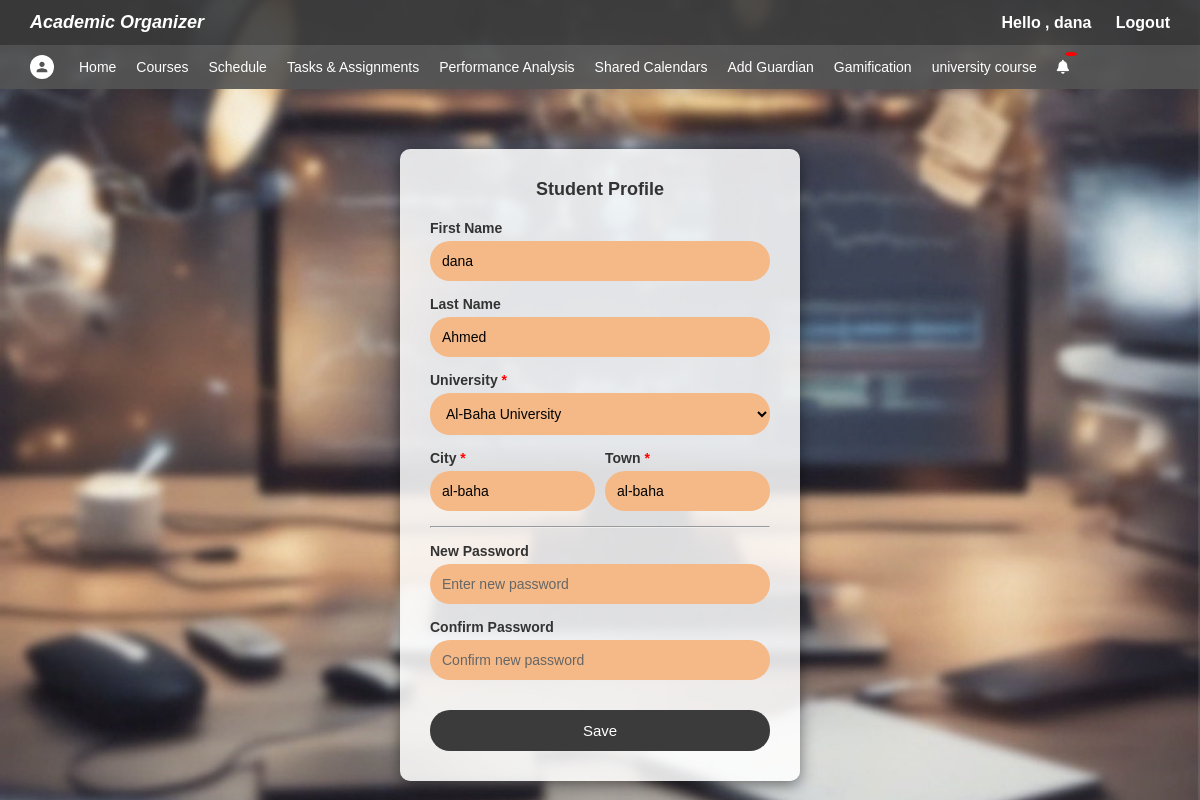
Page /profile.php (signed in) on the committed database.
### tables this page shows
CREATE TABLE `users` (
  `id` int(11) NOT NULL,
  `email` varchar(100) NOT NULL,
  `password` varchar(100) NOT NULL,
  `user_type` varchar(100) NOT NULL DEFAULT '0',
  `first_name` varchar(100) NOT NULL,
  `last_name` varchar(100) DEFAULT NULL,
  `university_id` int(100) DEFAULT NULL,
  `city` varchar(100) DEFAULT NULL,
  `town` varchar(100) NOT NULL
);

### profile.php (the view, shortened to what this page needs)
<?php
include 'connection.php';
$user_id = $_SESSION['user_id'];
$stmt = $conn->prepare("SELECT * FROM users WHERE id=?");
$stmt->bind_param("i", $user_id);
$stmt->execute();
$result = $stmt->get_result();
$profile = $result->fetch_assoc();
?>
<!DOCTYPE html>
<html lang="en">
<head>
<link rel="stylesheet" href="https://cdn.jsdelivr.net/npm/@fortawesome/fontawesome-free@6.4.2/css/all.min.css">
<link rel="stylesheet" href="style.css">
</head>
<body>
    <div class="topbar">
        <div class="logo">Academic Organizer</div>
        <div class="auth-links">
            <a>Hello , <?php  echo $_SESSION['user_name'] ?></a>
            <a href="logout.php">Logout</a>
        </div>
    </div>
 <?php if ($_SESSION['user_type'] == "student"): ?>
    <div class="navbar">
        <ul>
            <li>
                <a href="profile.php" title="Profile">
                    <div class="profile-icon"></div>
                </a>
            </li>
            <li><a href="home.php">Home</a></li>
            <li><a href="courses.php">Courses</a></li>
            <li><a href="schedule.php">Schedule</a></li>
            <li><a href="tasks-assignments.php">Tasks & Assignments</a></li>
            <li><a href="performance.php">Performance Analysis</a></li>
            <li><a href="shared.php">Shared Calendars</a></li>
            <li><a href="add_guardian.php">Add Guardian</a></li>
            <li><a href="gamification.php">Gamification</a></li>
            <li><a href="courseassgin.php">university course</a></li>
                <li style="position:relative;">
      <a href="#" id="notifToggle" title="Notifications">
        <i class="fas fa-bell"></i>
        <span id="notifCount" class="notif-count"></span>
      </a>
    </li>
        </ul>
    </div>
<?php endif; ?>
<div class="profile-container">
<h2>Student Profile</h2>
<form method="POST">
    <div class="form-group">
        <label class="form-label">First Name</label>
        <input type="text" name="first_name" class="form-input" value="<?php echo htmlspecialchars($profile['first_name']); ?>" required>
    </div>
    <div class="form-group">
        <label class="form-label">Last Name</label>
        <input type="text" name="last_name" class="form-input" value="<?php echo htmlspecialchars($profile['last_name']); ?>" required>
    </div>
 <div class="form-group">
    <label class="form-label">University <span style="color:red;">*</span></label>
    <select name="university" class="form-input" required>
        <?php
        $uni_stmt = $conn->prepare("SELECT id, name FROM university ORDER BY name ASC");
        $uni_stmt->execute();
        $uni_result = $uni_stmt->get_result();
        while ($uni = $uni_result->fetch_assoc()) {
            $selected = ($profile['university_id'] == $uni['id']) ? "selected" : "";
            echo "<option value='{$uni['id']}' {$selected}>{$uni['name']}</option>";
        }
        ?>
    </select>
</div>
<div class="form-row">
    <div class="form-group">
        <label class="form-label">City <span style="color:red;">*</span></label>
        <input type="text" name="city" class="form-input" value="<?php echo htmlspecialchars($profile['city']); ?>" required>
    </div>
    <div class="form-group">
        <label class="form-label">Town <span style="color:red;">*</span></label>
        <input type="text" name="town" class="form-input" value="<?php echo htmlspecialchars($profile['town']); ?>" required>
    </div>
</div>
    <hr>
    <div class="form-group">
        <label class="form-label">New Password</label>
        <input type="password" name="password" class="form-input" placeholder="Enter new password">
    </div>
    <div class="form-group">
        <label class="form-label">Confirm Password</label>
        <input type="password" name="confirm_password" class="form-input" placeholder="Confirm new password">
    </div>
    <button type="submit" class="save-button" name="updateprofile">Save</button>
</form>
</div>
</body>
</html>

### style.css (style rules this page uses)
.notif-count { background-color:red; color:#fff; font-size:12px; padding:3px 7px; border-radius:50%; position:absolute; top:-5px; right:-10px; font-weight:bold; }

### profile.php (style rules this page uses)
* { margin:0; padding:0; box-sizing:border-box; }
body { font-family: Arial, sans-serif; background: url("image.jpg") no-repeat center center fixed; background-size: cover; min-height: 100vh; }
.topbar { background-color: rgba(59,59,59,0.9); color:white; padding:12px 30px; display:flex; justify-content:space-between; align-items:center; }
.topbar .logo { font-style:italic; font-weight:bold; font-size:18px; }
.topbar .auth-links a { color:white; text-decoration:none; font-weight:bold; margin-left:20px; }
.navbar { background-color: rgba(85,85,85,0.9); padding:10px 30px; }
.navbar ul { list-style:none; display:flex; gap:20px; margin:0; padding:0; align-items:center; }
.navbar ul li:first-child { margin-right:5px; }
.navbar ul li a { color:white; text-decoration:none; font-size:14px; display:flex; align-items:center; }
.profile-icon { width:24px; height:24px; background-color:white; border-radius:50%; cursor:pointer; background-size:16px 16px; background-repeat:no-repeat; background-position:center; }
.profile-container { background: rgba(255,255,255,0.85); width:400px; margin:60px auto; padding:30px; border-radius:10px; box-shadow:0px 4px 15px rgba(0,0,0,0.5); text-align:center; }
.profile-container h2 { margin-bottom:20px; font-size:18px; font-weight:bold; color:#333; }
.form-group { margin-bottom:15px; text-align:left; }
.form-label { display:block; font-weight:bold; font-size:14px; color:#333; margin-bottom:5px; }
.form-input { width:100%; padding:12px; border:none; border-radius:20px; background-color:#f5b987; font-size:14px; outline:none; }
.form-input::placeholder { color:#666; }
.form-row { display:flex; gap:10px; }
.save-button { width:100%; padding:12px; background-color:#3b3b3b; color:white; border:none; border-radius:20px; margin-top:15px; cursor:pointer; font-size:15px; }
.notif-count { background: red; color: white; border-radius: 50%; padding: 2px 6px; font-size: 12px; position: absolute; top: -8px; right: -8px; }

### rows in the picture
users: first_name "dana", last_name "Ahmed", city "al-baha", town "al-baha"

### other values in the picture
$_SESSION['user_name'] "dana"
form field university "Al-Baha University"
